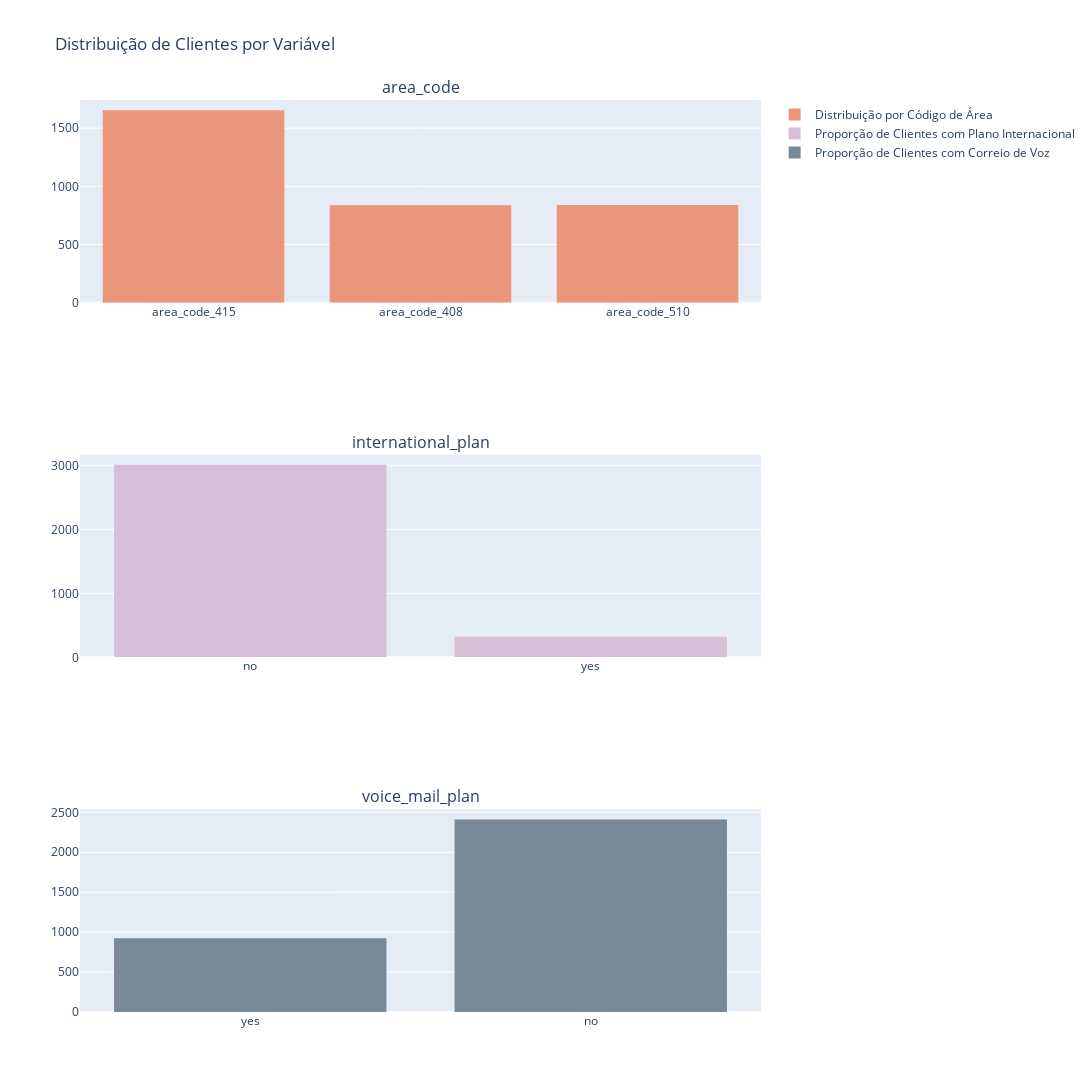

Notebook source saved alongside this figure:
### Markdown cell above
Demais variáveis categóricas:

**area_code  
international_plan  
voice_mail_plan**

### Code cell
# Subplots com as distribuições das variáveis area_code, international_plan, voice_mail_plan.

h2 = go.Histogram(
    x=dados_treino_original["area_code"],
    name="Distribuição por Código de Área",
    marker={"color": "darksalmon"},
)
h3 = go.Histogram(
    x=dados_treino_original["international_plan"],
    name="Proporção de Clientes com Plano Internacional",
    marker={"color": "thistle"},
)
h4 = go.Histogram(
    x=dados_treino_original["voice_mail_plan"],
    name="Proporção de Clientes com Correio de Voz",
    marker={"color": "lightslategray"},
)

fig = make_subplots(
    rows=3,
    cols=1,
    subplot_titles=("area_code", "international_plan", "voice_mail_plan"),
)


fig.add_trace(h2, 1, 1)
fig.add_trace(h3, 2, 1)
fig.add_trace(h4, 3, 1)

fig.update_layout(
    height=1200, width=1100, title="Distribuição de Clientes por Variável"
)
f = go.Figure(fig)
f.show()

### Figure 1 — Plotly figure (JSON) as saved in the notebook; plotly's stock layout.template omitted (floating-point values rounded to 4 significant figures; data arrays with more than 128 entries replaced by an {"elided": "..."} marker saying what was removed)
{"data": [{"marker": {"color": "darksalmon"}, "name": "Distribuição por Código de Área", "type": "histogram", "x": {"elided": "3333 str values"}, "xaxis": "x", "yaxis": "y"}, {"marker": {"color": "thistle"}, "name": "Proporção de Clientes com Plano Internacional", "type": "histogram", "x": {"elided": "3333 str values"}, "xaxis": "x2", "yaxis": "y2"}, {"marker": {"color": "lightslategray"}, "name": "Proporção de Clientes com Correio de Voz", "type": "histogram", "x": {"elided": "3333 str values"}, "xaxis": "x3", "yaxis": "y3"}], "layout": {"annotations": [{"font": {"size": 16}, "showarrow": false, "text": "area_code", "x": 0.5, "xanchor": "center", "xref": "paper", "y": 1, "yanchor": "bottom", "yref": "paper"}, {"font": {"size": 16}, "showarrow": false, "text": "international_plan", "x": 0.5, "xanchor": "center", "xref": "paper", "y": 0.6111, "yanchor": "bottom", "yref": "paper"}, {"font": {"size": 16}, "showarrow": false, "text": "voice_mail_plan", "x": 0.5, "xanchor": "center", "xref": "paper", "y": 0.2222, "yanchor": "bottom", "yref": "paper"}], "height": 1200, "title": {"text": "Distribuição de Clientes por Variável"}, "width": 1100, "xaxis": {"anchor": "y", "autorange": true, "domain": [0, 1], "range": [-0.5, 2.5], "type": "category"}, "xaxis2": {"anchor": "y2", "autorange": true, "domain": [0, 1], "range": [-0.5, 1.5], "type": "category"}, "xaxis3": {"anchor": "y3", "autorange": true, "domain": [0, 1], "range": [-0.5, 1.5], "type": "category"}, "yaxis": {"anchor": "x", "autorange": true, "domain": [0.7778, 1], "range": [0, 1742.0]}, "yaxis2": {"anchor": "x2", "autorange": true, "domain": [0.3889, 0.6111], "range": [0, 3168.0]}, "yaxis3": {"anchor": "x3", "autorange": true, "domain": [0, 0.2222], "range": [0, 2538.0]}}}
